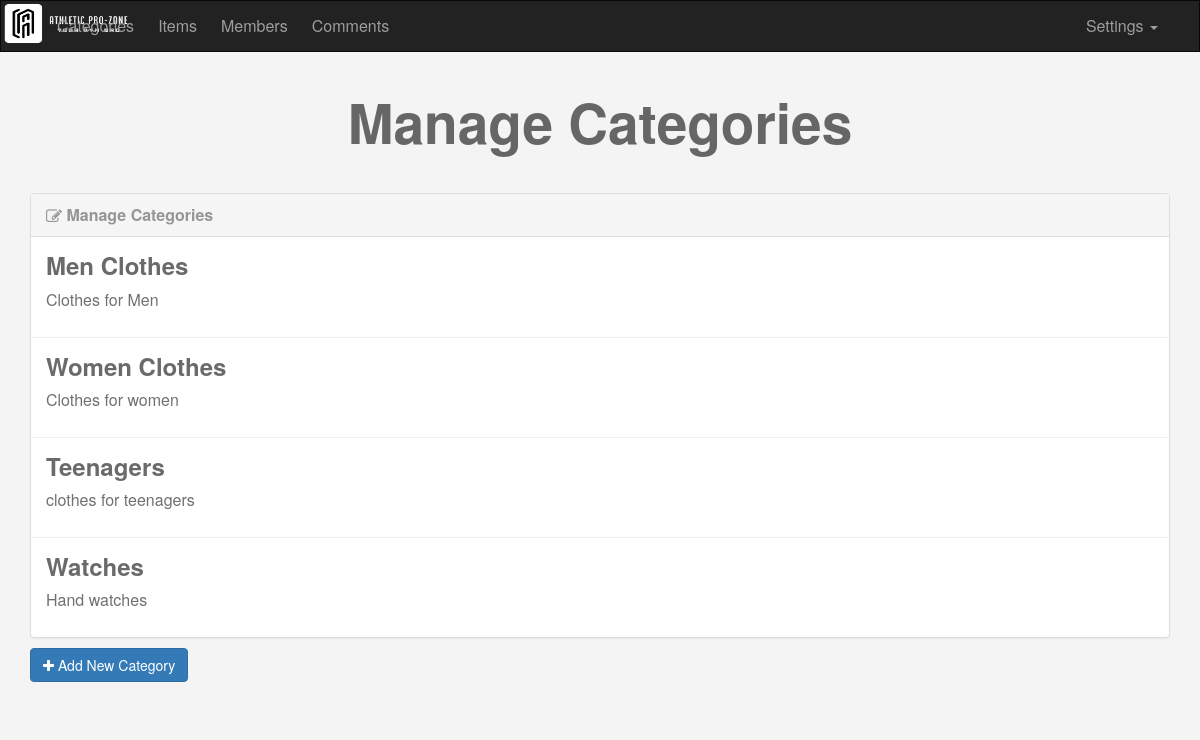
/admin/categories.php (signed in), run on the app's committed database.
### tables this page shows
CREATE TABLE `categories` (
  `ID` int(11) NOT NULL,
  `Name` varchar(255) NOT NULL,
  `Description` text NOT NULL,
  `parent` int(11) NOT NULL,
  `Ordering` int(11) DEFAULT NULL,
  `Visibility` tinyint(4) NOT NULL DEFAULT 0,
  `Allow_Comment` tinyint(4) NOT NULL DEFAULT 0,
  `Allow_Ads` tinyint(4) NOT NULL DEFAULT 0
);

### admin/categories.php (the view, shortened to what this page needs)
<?php
	if (isset($_SESSION['Username'])) {
		include 'init.php';
		$do = isset($_GET['do']) ? $_GET['do'] : 'Manage';
		if ($do == 'Manage') {
			$sort = 'asc';
			$stmt2 = $con->prepare("SELECT * FROM categories WHERE parent = 0 ORDER BY Ordering $sort");
			$stmt2->execute();
			$cats = $stmt2->fetchAll();
			if (! empty($cats)) {
			?>
			<h1 class="text-center">Manage Categories</h1>
			<div class="container categories">
				<div class="panel panel-default">
					<div class="panel-heading">
						<i class="fa fa-edit"></i> Manage Categories
					</div>
					<div class="panel-body">
						<?php
							foreach($cats as $cat) {
								echo "<div class='cat'>";
									echo "<h3>" . $cat['Name'] . '</h3>';
									echo "<div class='full-view'>";
										echo "<p>"; if($cat['Description'] == '') { echo 'This category has no description'; } else { echo $cat['Description']; } echo "</p>";
									echo "</div>";
								echo "</div>";
								echo "<hr>";
							}
						?>
					</div>
				</div>
				<a class="add-category btn btn-primary" href="categories.php?do=Add"><i class="fa fa-plus"></i> Add New Category</a>
			</div>
			<?php } ?>
			<?php
		}
		include $tpl . 'footer.php';
	} else {
		header('Location: index.php');
		exit();
	}
?>

### admin/layout/css/backend.css (style rules this page uses)
body { background-color: #F4F4F4; font-size: 16px; }
h1 { font-size: 55px; margin: 40px 0; font-weight: bold; color: #666; }
.categories .panel-heading { color: #959595; font-weight: bold; }
.categories .panel-heading i { position: relative; top: 1px; }
.categories .panel-body { padding: 0; }
.categories hr { margin-top: 0; margin-bottom: 0; }
.categories .cat { padding: 15px; position: relative; overflow: hidden; }
.categories .cat h3 { margin: 0; cursor: pointer; font-weight: bold; color: #6A6A6A; }
.categories .cat .full-view p { margin: 10px 0; color: #707070; }
.categories .add-category { margin-top: -10px; margin-bottom: 30px; }

### data on the page
categories: Name "Men Clothes", Description "Clothes for Men"
categories: Name "Women Clothes", Description "Clothes for women"
categories: Name "Teenagers", Description "clothes for teenagers"
categories: Name "Watches", Description "Hand watches"

### other printed values
lang('CATEGORIES') "Categories"
lang('ITEMS') "Items"
lang('MEMBERS') "Members"
lang('COMMENTS') "Comments"
